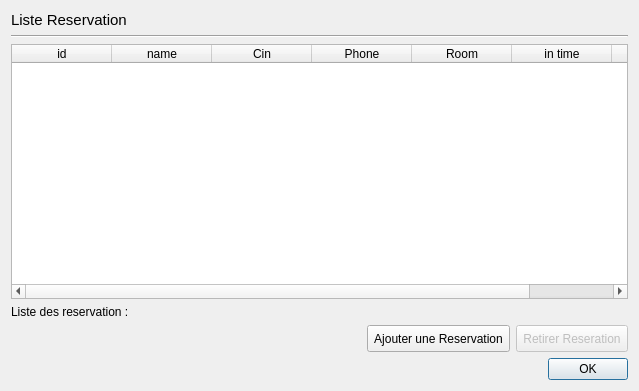
<?xml version="1.0" encoding="UTF-8"?>
<ui version="4.0">
 <class>ListeReserv</class>
 <widget class="QDialog" name="ListeReserv">
  <property name="geometry">
   <rect>
    <x>0</x>
    <y>0</y>
    <width>639</width>
    <height>391</height>
   </rect>
  </property>
  <property name="windowTitle">
   <string>Room Category Manager</string>
  </property>
  <layout class="QGridLayout" name="gridLayout">
   <item row="0" column="0">
    <widget class="QLabel" name="label">
     <property name="text">
      <string>&lt;!DOCTYPE HTML PUBLIC &quot;-//W3C//DTD HTML 4.0//EN&quot; &quot;http://www.w3.org/TR/REC-html40/strict.dtd&quot;&gt;
&lt;html&gt;&lt;head&gt;&lt;meta name=&quot;qrichtext&quot; content=&quot;1&quot; /&gt;&lt;style type=&quot;text/css&quot;&gt;
p, li { white-space: pre-wrap; }
&lt;/style&gt;&lt;/head&gt;&lt;body style=&quot; font-family:'Lucida Grande'; font-size:13pt; font-weight:400; font-style:normal;&quot;&gt;
&lt;p style=&quot; margin-top:0px; margin-bottom:0px; margin-left:0px; margin-right:0px; -qt-block-indent:0; text-indent:0px;&quot;&gt;&lt;span style=&quot; font-family:'Ubuntu'; font-size:11pt;&quot;&gt;Liste Reservation&lt;/span&gt;&lt;/p&gt;&lt;/body&gt;&lt;/html&gt;</string>
     </property>
    </widget>
   </item>
   <item row="5" column="0">
    <layout class="QHBoxLayout" name="horizontalLayout_2">
     <item>
      <spacer name="horizontalSpacer">
       <property name="orientation">
        <enum>Qt::Horizontal</enum>
       </property>
       <property name="sizeHint" stdset="0">
        <size>
         <width>40</width>
         <height>20</height>
        </size>
       </property>
      </spacer>
     </item>
     <item>
      <widget class="QPushButton" name="okButton">
       <property name="text">
        <string>OK</string>
       </property>
      </widget>
     </item>
    </layout>
   </item>
   <item row="1" column="0">
    <widget class="Line" name="line">
     <property name="orientation">
      <enum>Qt::Horizontal</enum>
     </property>
    </widget>
   </item>
   <item row="4" column="0">
    <layout class="QHBoxLayout" name="horizontalLayout">
     <item>
      <spacer name="horizontalSpacer_2">
       <property name="orientation">
        <enum>Qt::Horizontal</enum>
       </property>
       <property name="sizeHint" stdset="0">
        <size>
         <width>40</width>
         <height>20</height>
        </size>
       </property>
      </spacer>
     </item>
     <item>
      <widget class="QToolButton" name="addCat">
       <property name="enabled">
        <bool>true</bool>
       </property>
       <property name="minimumSize">
        <size>
         <width>0</width>
         <height>27</height>
        </size>
       </property>
       <property name="text">
        <string>Ajouter une Reservation</string>
       </property>
      </widget>
     </item>
     <item>
      <widget class="QToolButton" name="rmCat">
       <property name="enabled">
        <bool>false</bool>
       </property>
       <property name="minimumSize">
        <size>
         <width>0</width>
         <height>27</height>
        </size>
       </property>
       <property name="text">
        <string>Retirer Reseration</string>
       </property>
      </widget>
     </item>
    </layout>
   </item>
   <item row="3" column="0">
    <widget class="QLabel" name="label_2">
     <property name="text">
      <string>Liste des reservation :</string>
     </property>
    </widget>
   </item>
   <item row="2" column="0">
    <widget class="QTableWidget" name="catList">
     <column>
      <property name="text">
       <string>id</string>
      </property>
     </column>
     <column>
      <property name="text">
       <string>name</string>
      </property>
     </column>
     <column>
      <property name="text">
       <string>Cin</string>
      </property>
     </column>
     <column>
      <property name="text">
       <string>Phone</string>
      </property>
     </column>
     <column>
      <property name="text">
       <string>Room</string>
      </property>
     </column>
     <column>
      <property name="text">
       <string>in time</string>
      </property>
     </column>
     <column>
      <property name="text">
       <string>out time</string>
      </property>
     </column>
    </widget>
   </item>
  </layout>
 </widget>
 <resources/>
 <connections/>
</ui>
